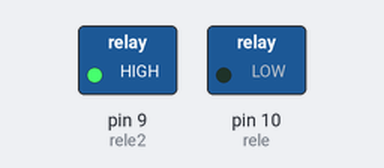
This sketch was run on a simulated Arduino Uno, built with avr-gcc and run on an emulated ATmega328P. On the bench: switched loads named in the sketch (green lamp = pin HIGH).

Above: at 2.0 s.
At 7.0 s:
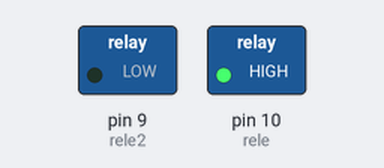
At 11.0 s:
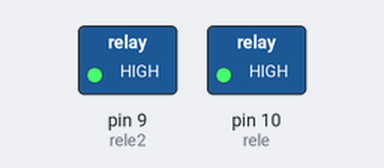
Timing chart, 0 to 16.9 s (numbered marks = the images above):
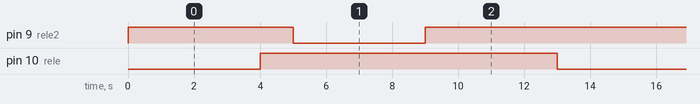

Measured:
- by itself, pin 9 (rele2): repeats every 13.0 s: LOW 4.0 s, HIGH 9.0 s
- by itself, pin 10 (rele): alternates HIGH for 9.0 s and LOW for 4.0 s
- by itself, everything shown: repeats every 13.0 s, in 4 steps

The sketch:

Bomba.ino
```cpp
int rele = 10;
int rele2 = 9;

void setup() {
  // put your setup code here, to run once:

pinMode (rele,OUTPUT);
pinMode (rele2,OUTPUT);

}

void loop() {


  digitalWrite(rele, LOW);
  digitalWrite(rele2, HIGH);
  delay (4000);
  digitalWrite(rele, HIGH);
  digitalWrite(rele2, HIGH);
  delay (1000);
  digitalWrite(rele, HIGH);
  digitalWrite(rele2, LOW);
  delay (4000);
  digitalWrite(rele, HIGH);
  digitalWrite(rele2, HIGH);
  delay (4000);

}
```
